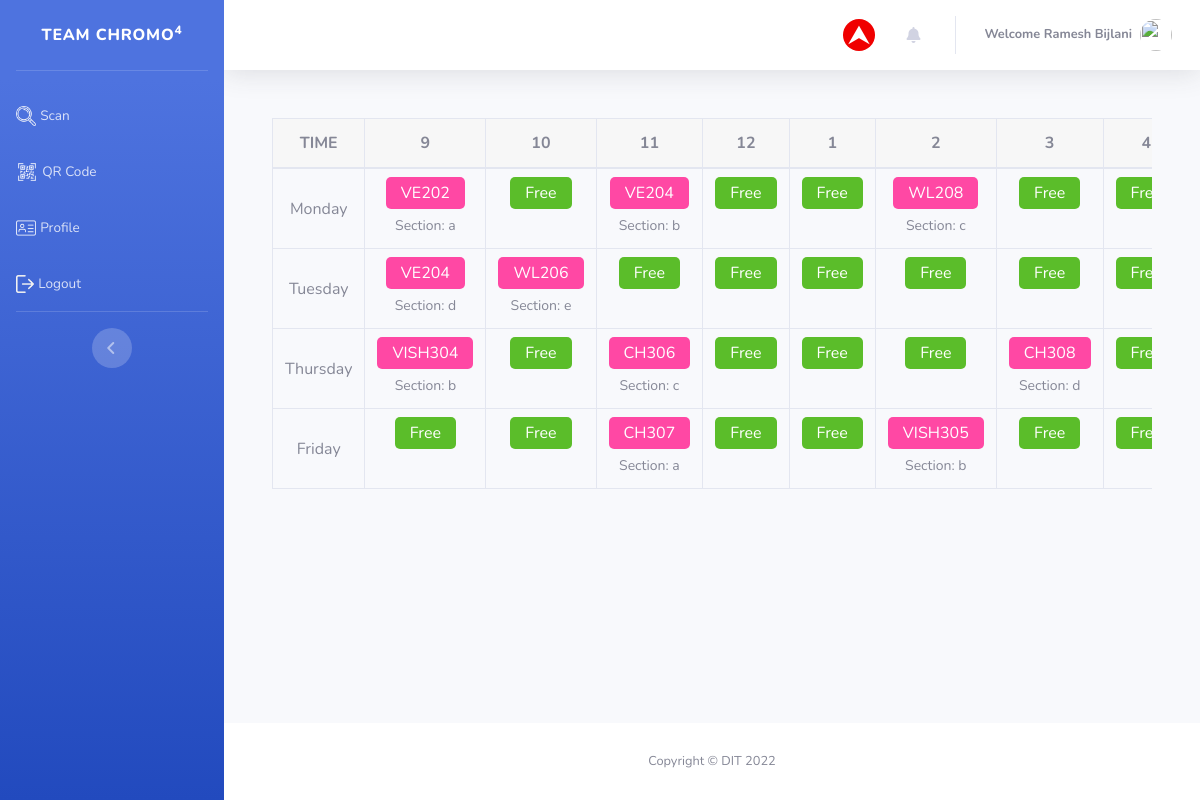
Screenshot of /time_table.php?tt=38&pid=1 (signed in) with the database file from the repository.
### tables this page shows
CREATE TABLE `staff_class` (
  `id` int(11) NOT NULL,
  `username` varchar(233) NOT NULL,
  `subject` varchar(233) NOT NULL,
  `section` varchar(12) NOT NULL,
  `day` varchar(233) NOT NULL,
  `time` varchar(233) NOT NULL,
  `room` varchar(233) NOT NULL,
  `building` varchar(233) NOT NULL
);

### function.php (called while the page is built, shortened)
<?php
function get_safe_value($str)
{
    global $con;
    if($str!='')
    return mysqli_real_escape_string($con,$str);
}
    ?>

### time_table.php (the view, shortened to what this page needs)
<?php
include('header.php');
if(isset($_GET['tt']) && $_GET['tt']>0 && isset($_GET['pid']) && $_GET['pid']>=0)
{
    $tt =get_safe_value($_GET['tt']);
    $pid =get_safe_value($_GET['pid']);
    if($pid==1)
    $mes =mysqli_query($con,"select * from staff where id ='$tt' ");
    else if($pid==2)
    $mes =mysqli_query($con,"select * from student where id ='$tt' ");
    else if($pid==3)
    $mes =mysqli_query($con,"select * from employee where id ='$tt' ");
    $rip =mysqli_fetch_assoc($mes);
}
?>
<div class="container">
                <div class="timetable-img text-center">
                </div>
                <div class="table-responsive">
                    <table class="table table-bordered text-center">
                        <thead>
                            <tr class="bg-light-gray">
                                <th class="text-uppercase">Time
                                </th>
                                <th class="text-uppercase">9</th>
                                <th class="text-uppercase">10</th>
                                <th class="text-uppercase">11</th>
                                <th class="text-uppercase">12</th>
                                <th class="text-uppercase">1</th>
                                <th class="text-uppercase">2</th>
                                <th class="text-uppercase">3</th>
                                <th class="text-uppercase">4</th>
                            </tr>
                        </thead>
                        <tbody>
                            <tr>
                            <?php
                            if($pid==1 ){
$res =mysqli_query($con,"select * from staff_class where username='$rip[email]' ");
                                while( $row =mysqli_fetch_assoc($res))
                                {
                                    $day =$row['day'];
                                    $sec =$row['section'];
                                    $tim =$row['time'];
                                    $roo =$row['room'];
                                    $build =$row['building'];
                                    $section =explode(",",$sec);
                                    $time =explode(",",$tim);
                                    $room =explode(",",$roo);
                                    $building =explode(",",$build);
                                    $i =0;
                                    $len =count($section);
                            ?>
                                <?php if($day==1) {?>
                                <td class="align-middle">Monday</td>
                                <?php }else if($day==2) {?>
                                    <td class="align-middle">Tuesday</td>
                                <?php }else if($day==3) {?>
                                    <td class="align-middle">Wednesday</td>
                                <?php }else if($day==4) {?>
                                    <td class="align-middle">Thursday</td>
                                <?php }else if($day==5) {?>
                                    <td class="align-middle">Friday</td>
                                <?php }?>
                                <td>
                                    <?php if($i<$len && $time[$i]==9) {?>
                                    <span class="bg-pink padding-5px-tb padding-15px-lr border-radius-5 margin-10px-bottom text-white font-size16 xs-font-size13"><?php echo $building[$i].$room[$i] ?></span>
                                    <div class="margin-10px-top font-size14"><?php echo "Section: ".$section[$i] ?></div>
                                    <?php $i++; } else{ ?>
                                        <span class="bg-green padding-5px-tb padding-15px-lr border-radius-5 margin-10px-bottom text-white font-size16 xs-font-size13">Free</span>
                                     <?php } ?>
                                </td>
                                <td>
                                    <?php if($i<$len && $time[$i]==10) {?>
                                    <span class="bg-pink padding-5px-tb padding-15px-lr border-radius-5 margin-10px-bottom text-white font-size16 xs-font-size13"><?php echo $building[$i].$room[$i] ?></span>
                                    <div class="margin-10px-top font-size14"><?php echo "Section: ".$section[$i] ?></div>
                                    <?php $i++; } else{ ?>
                                        <span class="bg-green padding-5px-tb padding-15px-lr border-radius-5 margin-10px-bottom text-white font-size16 xs-font-size13">Free</span>
                                     <?php } ?>
                                </td>
                                <td>
                                    <?php if($i<$len && $time[$i]==11) {?>
                                    <span class="bg-pink padding-5px-tb padding-15px-lr border-radius-5 margin-10px-bottom text-white font-size16 xs-font-size13"><?php echo $building[$i].$room[$i] ?></span>
                                    <div class="margin-10px-top font-size14"><?php echo "Section: ".$section[$i] ?></div>
                                    <?php $i++; } else{ ?>
                                        <span class="bg-green padding-5px-tb padding-15px-lr border-radius-5 margin-10px-bottom text-white font-size16 xs-font-size13">Free</span>
                                     <?php } ?>
                                </td>
                                <td>
                                    <?php if($i<$len && $time[$i]==12) {?>
                                    <span class="bg-pink padding-5px-tb padding-15px-lr border-radius-5 margin-10px-bottom text-white font-size16 xs-font-size13"><?php echo $building[$i].$room[$i] ?></span>
                                    <div class="margin-10px-top font-size14"><?php echo "Section: ".$section[$i] ?></div>
                                    <?php $i++; } else{ ?>
                                        <span class="bg-green padding-5px-tb padding-15px-lr border-radius-5 margin-10px-bottom text-white font-size16 xs-font-size13">Free</span>
                                     <?php } ?>
                                </td>
                                <td>
                                    <?php if($i<$len && $time[$i]==1) {?>
                                    <span class="bg-pink padding-5px-tb padding-15px-lr border-radius-5 margin-10px-bottom text-white font-size16 xs-font-size13"><?php echo $building[$i].$room[$i] ?></span>
                                    <div class="margin-10px-top font-size14"><?php echo "Section: ".$section[$i] ?></div>
                                    <?php $i++; } else{ ?>
                                        <span class="bg-green padding-5px-tb padding-15px-lr border-radius-5 margin-10px-bottom text-white font-size16 xs-font-size13">Free</span>
                                     <?php } ?>
                                </td>
                                <td>
                                    <?php if($i<$len && $time[$i]==2) {?>
                                    <span class="bg-pink padding-5px-tb padding-15px-lr border-radius-5 margin-10px-bottom text-white font-size16 xs-font-size13"><?php echo $building[$i].$room[$i] ?></span>
                                    <div class="margin-10px-top font-size14"><?php echo "Section: ".$section[$i] ?></div>
                                    <?php $i++; } else{ ?>
                                        <span class="bg-green padding-5px-tb padding-15px-lr border-radius-5 margin-10px-bottom text-white font-size16 xs-font-size13">Free</span>
                                     <?php } ?>
                                </td>
                                <td>
                                    <?php if($i<$len && $time[$i]==3) {?>
                                    <span class="bg-pink padding-5px-tb padding-15px-lr border-radius-5 margin-10px-bottom text-white font-size16 xs-font-size13"><?php echo $building[$i].$room[$i] ?></span>
                                    <div class="margin-10px-top font-size14"><?php echo "Section: ".$section[$i] ?></div>
                                    <?php $i++; } else{ ?>
                                        <span class="bg-green padding-5px-tb padding-15px-lr border-radius-5 margin-10px-bottom text-white font-size16 xs-font-size13">Free</span>
                                     <?php } ?>
                                </td>
                                <td>
                                    <?php if($i<$len && $time[$i]==4) {?>
                                    <span class="bg-pink padding-5px-tb padding-15px-lr border-radius-5 margin-10px-bottom text-white font-size16 xs-font-size13"><?php echo $building[$i].$room[$i] ?></span>
                                    <div class="margin-10px-top font-size14"><?php echo "Section: ".$section[$i] ?></div>
                                    <?php $i++; } else{ ?>
                                        <span class="bg-green padding-5px-tb padding-15px-lr border-radius-5 margin-10px-bottom text-white font-size16 xs-font-size13">Free</span>
                                     <?php } ?>
                                </td>
                            </tr>
                               <?php } ?>
                        </tbody>
                    </table>
                </div>
            </div>
            </div>
            </div>
<?php
}else if($pid==2){
    ?>
    <h1>Work on prgress for this section </h1>
<br>
                    </tr>
                        </tbody>
                    </table>
                </div>
            </div>
            </div>
            </div>
<?php
}else
{
    redirect('404.php');
}
include('footer.php');
?>

### css/time_table.css (style rules this page uses)
body { margin-top:20px; }
.bg-light-gray { background-color: #f7f7f7; }
.table-bordered thead td, .table-bordered thead th { border-bottom-width: 2px; }
.table thead th { vertical-align: bottom; border-bottom: 2px solid #dee2e6; }
.table-bordered td, .table-bordered th { border: 1px solid #dee2e6; }
.bg-green { background-color: #5bbd2a }
.bg-pink { background-color: #ff48a4 }
.padding-15px-lr { padding-left: 15px; padding-right: 15px; }
.padding-5px-tb { padding-top: 5px; padding-bottom: 5px; }
.margin-10px-bottom { margin-bottom: 10px; }
.border-radius-5 { border-radius: 5px; }
.margin-10px-top { margin-top: 10px; }
.font-size14 { font-size: 14px; }
.table td, .table th { padding: .75rem; vertical-align: top; border-top: 1px solid #dee2e6; }

### rows the page displays
staff_class: day "Monday", building "VE", room "202", section "a", time "Free", room "204", section "b", building "WL", room "208", section "c"
staff_class: day "Tuesday", building "VE", room "204", section "d", building "WL", room "206", section "e", shows "Free"
staff_class: day "Thursday", building "VISH", room "304", section "b", time "Free", building "CH", room "306", section "c", room "308", section "d"
staff_class: day "Friday", time "Free", building "CH", room "307", section "a", building "VISH", room "305", section "b"

### other values shown
$_SESSION['QR_USER_NAME'] "Ramesh Bijlani"
